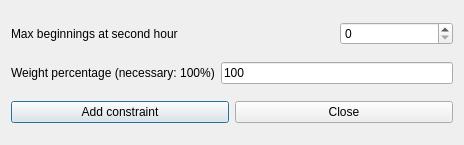
<?xml version="1.0" encoding="UTF-8"?>
<ui version="4.0">
 <class>AddConstraintTeachersAfternoonsEarlyMaxBeginningsAtSecondHourForm_template</class>
 <widget class="QDialog" name="AddConstraintTeachersAfternoonsEarlyMaxBeginningsAtSecondHourForm_template">
  <property name="geometry">
   <rect>
    <x>0</x>
    <y>0</y>
    <width>464</width>
    <height>145</height>
   </rect>
  </property>
  <property name="windowTitle">
   <string extracomment="This is the title of the dialog to add a new constraint of this type">Add teachers afternoons early max beginnings at second hour</string>
  </property>
  <layout class="QGridLayout" name="gridLayout">
   <item row="2" column="0" colspan="3">
    <layout class="QHBoxLayout">
     <item>
      <widget class="QPushButton" name="addConstraintPushButton">
       <property name="text">
        <string>Add constraint</string>
       </property>
      </widget>
     </item>
     <item>
      <widget class="QPushButton" name="closePushButton">
       <property name="text">
        <string>Close</string>
       </property>
      </widget>
     </item>
    </layout>
   </item>
   <item row="0" column="0" colspan="2">
    <widget class="QLabel" name="maxBeginningsTextLabel">
     <property name="frameShape">
      <enum>QFrame::NoFrame</enum>
     </property>
     <property name="frameShadow">
      <enum>QFrame::Plain</enum>
     </property>
     <property name="text">
      <string>Max beginnings at second hour</string>
     </property>
     <property name="wordWrap">
      <bool>false</bool>
     </property>
    </widget>
   </item>
   <item row="1" column="1" colspan="2">
    <widget class="QLineEdit" name="weightLineEdit">
     <property name="text">
      <string notr="true">100</string>
     </property>
    </widget>
   </item>
   <item row="1" column="0">
    <widget class="QLabel" name="weightTextLabel">
     <property name="frameShape">
      <enum>QFrame::NoFrame</enum>
     </property>
     <property name="frameShadow">
      <enum>QFrame::Plain</enum>
     </property>
     <property name="text">
      <string>Weight percentage (necessary: 100%)</string>
     </property>
     <property name="wordWrap">
      <bool>false</bool>
     </property>
    </widget>
   </item>
   <item row="0" column="2">
    <widget class="QSpinBox" name="maxBeginningsSpinBox"/>
   </item>
  </layout>
 </widget>
 <layoutdefault spacing="6" margin="11"/>
 <resources/>
 <connections/>
</ui>
